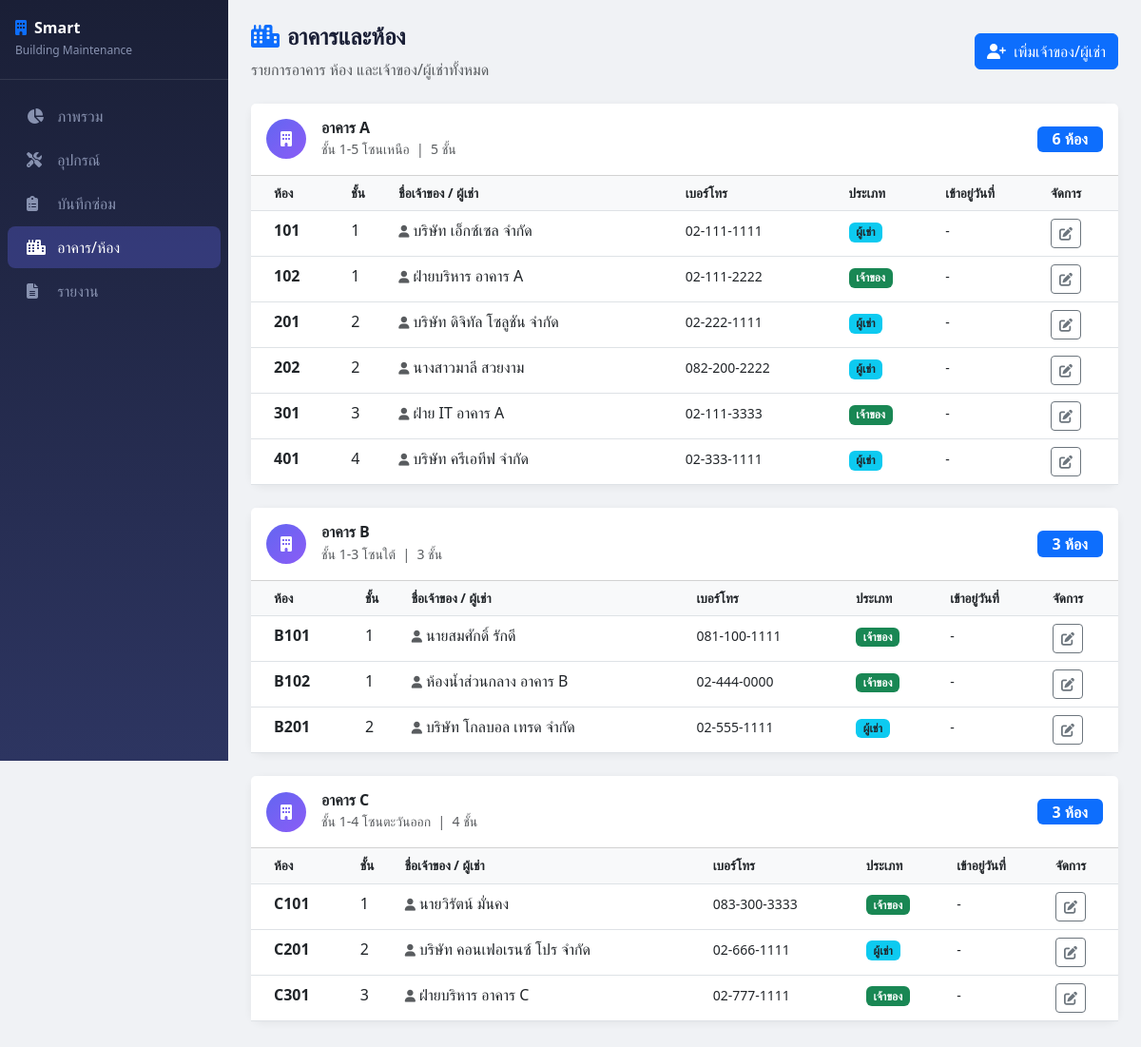
Screenshot of /buildings with the database file from the repository.
### tables this page shows
CREATE TABLE buildings (
            id INTEGER PRIMARY KEY AUTOINCREMENT,
            name TEXT NOT NULL,
            address TEXT,
            floors INTEGER,
            created_at TIMESTAMP DEFAULT CURRENT_TIMESTAMP
        );

CREATE TABLE owners (
            id INTEGER PRIMARY KEY AUTOINCREMENT,
            room_id INTEGER NOT NULL,
            name TEXT NOT NULL,
            phone TEXT,
            email TEXT,
            owner_type TEXT DEFAULT 'เจ้าของ',
            move_in_date DATE,
            note TEXT,
            FOREIGN KEY (room_id) REFERENCES rooms(id)
        );

CREATE TABLE rooms (
            id INTEGER PRIMARY KEY AUTOINCREMENT,
            building_id INTEGER NOT NULL,
            room_number TEXT NOT NULL,
            floor INTEGER,
            room_type TEXT,
            area_sqm REAL,
            FOREIGN KEY (building_id) REFERENCES buildings(id)
        );

### app.py (the view)
@app.route('/buildings')
def buildings_list():
    db = get_db()
    buildings = db.execute("""
        SELECT b.*, COUNT(r.id) as room_count
        FROM buildings b LEFT JOIN rooms r ON b.id = r.building_id
        GROUP BY b.id
    """).fetchall()
    rooms_with_owners = db.execute("""
        SELECT r.*, b.id as bid,
               o.name as owner_name, o.phone as owner_phone, o.owner_type
        FROM rooms r
        JOIN buildings b ON r.building_id = b.id
        LEFT JOIN owners o ON o.room_id = r.id
        ORDER BY r.building_id, r.floor, r.room_number
    """).fetchall()
    db.close()
    return render_template('buildings.html', buildings=buildings, rooms_with_owners=rooms_with_owners)

### app.py (called while the page is built)
@app.before_request
def setup():
    pass

### database.py (called while the page is built)
def get_db():
    conn = sqlite3.connect(DB_PATH)
    conn.row_factory = sqlite3.Row
    return conn

### templates/buildings.html (shortened to what this page needs)
{% extends "base.html" %}
{% block content %}
<div class="page-header d-flex justify-content-between align-items-center">
    <div>
        <h4><i class="fas fa-city me-2 text-primary"></i>อาคารและห้อง</h4>
        <p class="text-muted mb-0">รายการอาคาร ห้อง และเจ้าของ/ผู้เช่าทั้งหมด</p>
    </div>
    <a href="{{ url_for('owner_add') }}" class="btn btn-primary">
        <i class="fas fa-user-plus me-1"></i> เพิ่มเจ้าของ/ผู้เช่า
    </a>
</div>
{% for building in buildings %}
{% set b_rooms = rooms_with_owners | selectattr('bid', 'equalto', building.id) | list %}
<div class="card mb-4">
    <div class="card-header bg-white py-3 d-flex align-items-center">
        <div class="rounded-circle d-flex align-items-center justify-content-center me-3"
             style="width:42px;height:42px;background:linear-gradient(135deg,#6366f1,#8b5cf6);flex-shrink:0">
            <i class="fas fa-building text-white"></i>
        </div>
        <div>
            <h6 class="mb-0 fw-bold">{{ building.name }}</h6>
            <small class="text-muted">{{ building.address }} &nbsp;|&nbsp; {{ building.floors }} ชั้น</small>
        </div>
        <span class="ms-auto badge bg-primary fs-6 px-3">{{ building.room_count }} ห้อง</span>
    </div>
    <div class="card-body p-0">
        <div class="table-responsive">
            <table class="table table-hover mb-0">
                <thead>
                    <tr>
                        <th class="ps-4">ห้อง</th>
                        <th>ชั้น</th>
                        <th>ชื่อเจ้าของ / ผู้เช่า</th>
                        <th>เบอร์โทร</th>
                        <th>ประเภท</th>
                        <th>เข้าอยู่วันที่</th>
                        <th>จัดการ</th>
                    </tr>
                </thead>
                <tbody>
                    {% for room in b_rooms %}
                    <tr>
                        <td class="ps-4 fw-semibold">{{ room.room_number }}</td>
                        <td>{{ room.floor }}</td>
                        <td>
                            {% if room.owner_name %}
                                <i class="fas fa-user me-1 text-muted" style="font-size:.8rem"></i>{{ room.owner_name }}
                            {% else %}
                                <span class="text-muted fst-italic">ยังไม่มีข้อมูล</span>
                            {% endif %}
                        </td>
                        <td><small>{{ room.owner_phone or '-' }}</small></td>
                        <td>
                            {% if room.owner_type == 'เจ้าของ' %}
                                <span class="badge bg-success">{{ room.owner_type }}</span>
                            {% elif room.owner_type == 'ผู้เช่า' %}
                                <span class="badge bg-info text-dark">{{ room.owner_type }}</span>
                            {% else %}
                                <span class="text-muted">-</span>
                            {% endif %}
                        </td>
                        <td><small>{{ room.move_in_date or '-' }}</small></td>
                        <td>
                            {% if room.owner_name %}
                                <a href="{{ url_for('owner_add') }}" class="btn btn-sm btn-outline-secondary">
                                    <i class="fas fa-edit"></i>
                                </a>
                            {% else %}
                                <a href="{{ url_for('owner_add') }}" class="btn btn-sm btn-outline-primary">
                                    <i class="fas fa-plus"></i>
                                </a>
                            {% endif %}
                        </td>
                    </tr>
                    {% else %}
                    <tr><td colspan="9" class="text-center text-muted py-3">ไม่มีข้อมูลห้อง</td></tr>
                    {% endfor %}
                </tbody>
            </table>
        </div>
    </div>
</div>
{% endfor %}
{% endblock %}

### templates/base.html (style rules this page uses)
body { background-color: #f0f2f5; font-family: 'Segoe UI', sans-serif; }
.card { border: none; border-radius: 12px; box-shadow: 0 2px 8px rgba(0,0,0,0.06); }
.table th { background-color: #f8f9fa; font-weight: 600; font-size: 0.85rem; }
.page-header { margin-bottom: 24px; }
.page-header h4 { font-weight: 700; color: #1a1f36; }

### rows the page displays
buildings: name "อาคาร A", address "ชั้น 1-5 โซนเหนือ", floors "5", room_count "6"
owners: room_number "101", floor "1", owner_name "บริษัท เอ็กซ์เซล จำกัด", phone "02-111-1111", owner_type "ผู้เช่า", move_in_date "-"
owners: room_number "102", floor "1", owner_name "ฝ่ายบริหาร อาคาร A", phone "02-111-2222", owner_type "เจ้าของ", move_in_date "-"
owners: room_number "201", floor "2", owner_name "บริษัท ดิจิทัล โซลูชัน จำกัด", phone "02-222-1111", owner_type "ผู้เช่า", move_in_date "-"
owners: room_number "202", floor "2", owner_name "นางสาวมาลี สวยงาม", phone "082-200-2222", owner_type "ผู้เช่า", move_in_date "-"
owners: room_number "301", floor "3", owner_name "ฝ่าย IT อาคาร A", phone "02-111-3333", owner_type "เจ้าของ", move_in_date "-"
owners: room_number "401", floor "4", owner_name "บริษัท ครีเอทีฟ จำกัด", phone "02-333-1111", owner_type "ผู้เช่า", move_in_date "-"
buildings: name "อาคาร B", address "ชั้น 1-3 โซนใต้", floors "3", room_count "3"
owners: room_number "B101", floor "1", owner_name "นายสมศักดิ์ รักดี", phone "081-100-1111", owner_type "เจ้าของ", move_in_date "-"
owners: room_number "B102", floor "1", owner_name "ห้องน้ำส่วนกลาง อาคาร B", phone "02-444-0000", owner_type "เจ้าของ", move_in_date "-"
owners: room_number "B201", floor "2", owner_name "บริษัท โกลบอล เทรด จำกัด", phone "02-555-1111", owner_type "ผู้เช่า", move_in_date "-"
buildings: name "อาคาร C", address "ชั้น 1-4 โซนตะวันออก", floors "4", room_count "3"
owners: room_number "C101", floor "1", owner_name "นายวิรัตน์ มั่นคง", phone "083-300-3333", owner_type "เจ้าของ", move_in_date "-"
owners: room_number "C201", floor "2", owner_name "บริษัท คอนเฟอเรนซ์ โปร จำกัด", phone "02-666-1111", owner_type "ผู้เช่า", move_in_date "-"
owners: room_number "C301", floor "3", owner_name "ฝ่ายบริหาร อาคาร C", phone "02-777-1111", owner_type "เจ้าของ", move_in_date "-"
